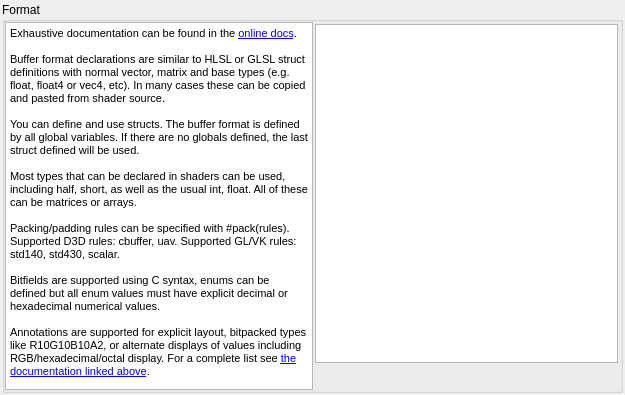
<?xml version="1.0" encoding="UTF-8"?>
<ui version="4.0">
 <class>BufferFormatSpecifier</class>
 <widget class="QWidget" name="BufferFormatSpecifier">
  <property name="geometry">
   <rect>
    <x>0</x>
    <y>0</y>
    <width>625</width>
    <height>395</height>
   </rect>
  </property>
  <property name="windowTitle">
   <string>Buffer Format</string>
  </property>
  <layout class="QGridLayout" name="gridLayout">
   <property name="leftMargin">
    <number>2</number>
   </property>
   <property name="topMargin">
    <number>2</number>
   </property>
   <property name="rightMargin">
    <number>2</number>
   </property>
   <property name="bottomMargin">
    <number>2</number>
   </property>
   <property name="horizontalSpacing">
    <number>0</number>
   </property>
   <item row="0" column="0" colspan="2">
    <widget class="QGroupBox" name="formatGroup">
     <property name="sizePolicy">
      <sizepolicy hsizetype="Expanding" vsizetype="Expanding">
       <horstretch>0</horstretch>
       <verstretch>0</verstretch>
      </sizepolicy>
     </property>
     <property name="title">
      <string>Format</string>
     </property>
     <layout class="QHBoxLayout" name="horizontalLayout_2">
      <property name="spacing">
       <number>0</number>
      </property>
      <property name="leftMargin">
       <number>0</number>
      </property>
      <property name="topMargin">
       <number>0</number>
      </property>
      <property name="rightMargin">
       <number>0</number>
      </property>
      <property name="bottomMargin">
       <number>0</number>
      </property>
      <item>
       <widget class="QTextBrowser" name="helpText">
        <property name="html">
         <string>&lt;!DOCTYPE HTML PUBLIC &quot;-//W3C//DTD HTML 4.0//EN&quot; &quot;http://www.w3.org/TR/REC-html40/strict.dtd&quot;&gt;
&lt;html&gt;&lt;head&gt;&lt;meta name=&quot;qrichtext&quot; content=&quot;1&quot; /&gt;&lt;style type=&quot;text/css&quot;&gt;
p, li { white-space: pre-wrap; }
&lt;/style&gt;&lt;/head&gt;&lt;body style=&quot; font-family:'MS Shell Dlg 2'; font-size:8.25pt; font-weight:400; font-style:normal;&quot;&gt;
&lt;p style=&quot; margin-top:0px; margin-bottom:0px; margin-left:0px; margin-right:0px; -qt-block-indent:0; text-indent:0px;&quot;&gt;&lt;span style=&quot; font-size:8pt;&quot;&gt;Exhaustive documentation can be found in the &lt;/span&gt;&lt;a href=&quot;https://renderdoc.org/docs/how/how_buffer_format.html&quot;&gt;&lt;span style=&quot; font-size:8pt; text-decoration: underline; color:#0000ff;&quot;&gt;online docs&lt;/span&gt;&lt;/a&gt;&lt;span style=&quot; font-size:8pt;&quot;&gt;.&lt;/span&gt;&lt;/p&gt;
&lt;p style=&quot;-qt-paragraph-type:empty; margin-top:0px; margin-bottom:0px; margin-left:0px; margin-right:0px; -qt-block-indent:0; text-indent:0px; font-size:8pt;&quot;&gt;&lt;br /&gt;&lt;/p&gt;
&lt;p style=&quot; margin-top:0px; margin-bottom:0px; margin-left:0px; margin-right:0px; -qt-block-indent:0; text-indent:0px;&quot;&gt;&lt;span style=&quot; font-size:8pt;&quot;&gt;Buffer format declarations are similar to HLSL or GLSL struct definitions with normal vector, matrix and base types (e.g. &lt;/span&gt;&lt;span style=&quot; font-family:'Courier New'; font-size:8pt;&quot;&gt;float&lt;/span&gt;&lt;span style=&quot; font-size:8pt;&quot;&gt;, &lt;/span&gt;&lt;span style=&quot; font-family:'Courier New'; font-size:8pt;&quot;&gt;float4&lt;/span&gt;&lt;span style=&quot; font-size:8pt;&quot;&gt; or &lt;/span&gt;&lt;span style=&quot; font-family:'Courier New'; font-size:8pt;&quot;&gt;vec4&lt;/span&gt;&lt;span style=&quot; font-size:8pt;&quot;&gt;, etc). In many cases these can be copied and pasted from shader source.&lt;/span&gt;&lt;/p&gt;
&lt;p style=&quot;-qt-paragraph-type:empty; margin-top:0px; margin-bottom:0px; margin-left:0px; margin-right:0px; -qt-block-indent:0; text-indent:0px; font-size:8pt;&quot;&gt;&lt;br /&gt;&lt;/p&gt;
&lt;p style=&quot; margin-top:0px; margin-bottom:0px; margin-left:0px; margin-right:0px; -qt-block-indent:0; text-indent:0px;&quot;&gt;&lt;span style=&quot; font-size:8pt;&quot;&gt;You can define and use structs. The buffer format is defined by all global variables. If there are no globals defined, the last struct defined will be used.&lt;/span&gt;&lt;/p&gt;
&lt;p style=&quot;-qt-paragraph-type:empty; margin-top:0px; margin-bottom:0px; margin-left:0px; margin-right:0px; -qt-block-indent:0; text-indent:0px; font-size:8pt;&quot;&gt;&lt;br /&gt;&lt;/p&gt;
&lt;p style=&quot; margin-top:0px; margin-bottom:0px; margin-left:0px; margin-right:0px; -qt-block-indent:0; text-indent:0px;&quot;&gt;&lt;span style=&quot; font-size:8pt;&quot;&gt;Most types that can be declared in shaders can be used, including half, short, as well as the usual int, float. All of these can be matrices or arrays.&lt;/span&gt;&lt;/p&gt;
&lt;p style=&quot;-qt-paragraph-type:empty; margin-top:0px; margin-bottom:0px; margin-left:0px; margin-right:0px; -qt-block-indent:0; text-indent:0px; font-size:8pt;&quot;&gt;&lt;br /&gt;&lt;/p&gt;
&lt;p style=&quot; margin-top:0px; margin-bottom:0px; margin-left:0px; margin-right:0px; -qt-block-indent:0; text-indent:0px;&quot;&gt;&lt;span style=&quot; font-size:8pt;&quot;&gt;Packing/padding rules can be specified with &lt;/span&gt;&lt;span style=&quot; font-family:'Courier New'; font-size:8pt;&quot;&gt;#pack(rules)&lt;/span&gt;&lt;span style=&quot; font-size:8pt;&quot;&gt;. Supported D3D rules: &lt;/span&gt;&lt;span style=&quot; font-family:'Courier New'; font-size:8pt;&quot;&gt;cbuffer&lt;/span&gt;&lt;span style=&quot; font-size:8pt;&quot;&gt;, &lt;/span&gt;&lt;span style=&quot; font-family:'Courier New'; font-size:8pt;&quot;&gt;uav&lt;/span&gt;&lt;span style=&quot; font-size:8pt;&quot;&gt;. Supported GL/VK rules: &lt;/span&gt;&lt;span style=&quot; font-family:'Courier New'; font-size:8pt;&quot;&gt;std140&lt;/span&gt;&lt;span style=&quot; font-size:8pt;&quot;&gt;, &lt;/span&gt;&lt;span style=&quot; font-family:'Courier New'; font-size:8pt;&quot;&gt;std430&lt;/span&gt;&lt;span style=&quot; font-size:8pt;&quot;&gt;, &lt;/span&gt;&lt;span style=&quot; font-family:'Courier New'; font-size:8pt;&quot;&gt;scalar&lt;/span&gt;&lt;span style=&quot; font-size:8pt;&quot;&gt;.&lt;/span&gt;&lt;/p&gt;
&lt;p style=&quot;-qt-paragraph-type:empty; margin-top:0px; margin-bottom:0px; margin-left:0px; margin-right:0px; -qt-block-indent:0; text-indent:0px; font-size:8pt;&quot;&gt;&lt;br /&gt;&lt;/p&gt;
&lt;p style=&quot; margin-top:0px; margin-bottom:0px; margin-left:0px; margin-right:0px; -qt-block-indent:0; text-indent:0px;&quot;&gt;&lt;span style=&quot; font-size:8pt;&quot;&gt;Bitfields are supported using C syntax, enums can be defined but all enum values must have explicit decimal or hexadecimal numerical values.&lt;/span&gt;&lt;/p&gt;
&lt;p style=&quot;-qt-paragraph-type:empty; margin-top:0px; margin-bottom:0px; margin-left:0px; margin-right:0px; -qt-block-indent:0; text-indent:0px; font-size:8pt;&quot;&gt;&lt;br /&gt;&lt;/p&gt;
&lt;p style=&quot; margin-top:0px; margin-bottom:0px; margin-left:0px; margin-right:0px; -qt-block-indent:0; text-indent:0px;&quot;&gt;&lt;span style=&quot; font-size:8pt;&quot;&gt;Annotations are supported for explicit layout, bitpacked types like R10G10B10A2, or alternate displays of values including RGB/hexadecimal/octal display. For a complete list see &lt;/span&gt;&lt;a href=&quot;https://renderdoc.org/docs/how/how_buffer_format.html&quot;&gt;&lt;span style=&quot; font-size:8pt; text-decoration: underline; color:#0000ff;&quot;&gt;the documentation linked above&lt;/span&gt;&lt;/a&gt;&lt;span style=&quot; font-size:8pt;&quot;&gt;.&lt;/span&gt;&lt;/p&gt;&lt;/body&gt;&lt;/html&gt;</string>
        </property>
        <property name="textInteractionFlags">
         <set>Qt::TextSelectableByKeyboard|Qt::TextSelectableByMouse|Qt::LinksAccessibleByMouse|Qt::LinksAccessibleByKeyboard</set>
        </property>
        <property name="openExternalLinks">
         <bool>true</bool>
        </property>
       </widget>
      </item>
      <item>
       <widget class="QWidget" name="savedContainer" native="true">
        <layout class="QVBoxLayout" name="verticalLayout">
         <property name="spacing">
          <number>2</number>
         </property>
         <property name="leftMargin">
          <number>2</number>
         </property>
         <property name="topMargin">
          <number>2</number>
         </property>
         <property name="rightMargin">
          <number>2</number>
         </property>
         <property name="bottomMargin">
          <number>2</number>
         </property>
         <item>
          <widget class="RDTreeWidget" name="savedList">
           <property name="horizontalScrollBarPolicy">
            <enum>Qt::ScrollBarAlwaysOff</enum>
           </property>
           <property name="sizeAdjustPolicy">
            <enum>QAbstractScrollArea::AdjustIgnored</enum>
           </property>
           <property name="editTriggers">
            <set>QAbstractItemView::AnyKeyPressed|QAbstractItemView::DoubleClicked|QAbstractItemView::EditKeyPressed|QAbstractItemView::SelectedClicked</set>
           </property>
           <property name="showDropIndicator" stdset="0">
            <bool>false</bool>
           </property>
           <property name="selectionMode">
            <enum>QAbstractItemView::SingleSelection</enum>
           </property>
           <property name="selectionBehavior">
            <enum>QAbstractItemView::SelectRows</enum>
           </property>
           <property name="indentation">
            <number>0</number>
           </property>
           <property name="rootIsDecorated">
            <bool>false</bool>
           </property>
           <property name="itemsExpandable">
            <bool>false</bool>
           </property>
          </widget>
         </item>
         <item>
          <layout class="QHBoxLayout" name="horizontalLayout_3">
           <property name="spacing">
            <number>2</number>
           </property>
           <property name="topMargin">
            <number>0</number>
           </property>
           <item>
            <widget class="QToolButton" name="showHelp">
             <property name="toolTip">
              <string>Show buffer definition help</string>
             </property>
             <property name="icon">
              <iconset resource="../Resources/resources.qrc">
               <normaloff>:/help.png</normaloff>:/help.png</iconset>
             </property>
             <property name="checkable">
              <bool>true</bool>
             </property>
             <property name="autoRaise">
              <bool>true</bool>
             </property>
            </widget>
           </item>
           <item>
            <spacer name="horizontalSpacer_2">
             <property name="orientation">
              <enum>Qt::Horizontal</enum>
             </property>
             <property name="sizeType">
              <enum>QSizePolicy::Expanding</enum>
             </property>
             <property name="sizeHint" stdset="0">
              <size>
               <width>0</width>
               <height>0</height>
              </size>
             </property>
            </spacer>
           </item>
           <item>
            <widget class="QToolButton" name="delDef">
             <property name="toolTip">
              <string>Delete selected structure definition</string>
             </property>
             <property name="icon">
              <iconset resource="../Resources/resources.qrc">
               <normaloff>:/del.png</normaloff>:/del.png</iconset>
             </property>
             <property name="autoRaise">
              <bool>true</bool>
             </property>
            </widget>
           </item>
           <item>
            <widget class="QToolButton" name="saveDef">
             <property name="toolTip">
              <string>Update selected with current structure definition</string>
             </property>
             <property name="icon">
              <iconset resource="../Resources/resources.qrc">
               <normaloff>:/save.png</normaloff>:/save.png</iconset>
             </property>
             <property name="autoRaise">
              <bool>true</bool>
             </property>
            </widget>
           </item>
           <item>
            <widget class="QToolButton" name="loadDef">
             <property name="toolTip">
              <string>Load selected structure definition</string>
             </property>
             <property name="icon">
              <iconset resource="../Resources/resources.qrc">
               <normaloff>:/action_hover.png</normaloff>:/action_hover.png</iconset>
             </property>
             <property name="autoRaise">
              <bool>true</bool>
             </property>
            </widget>
           </item>
          </layout>
         </item>
        </layout>
       </widget>
      </item>
     </layout>
    </widget>
   </item>
  </layout>
 </widget>
 <customwidgets>
  <customwidget>
   <class>RDTreeWidget</class>
   <extends>QTreeView</extends>
   <header>Widgets/Extended/RDTreeWidget.h</header>
  </customwidget>
 </customwidgets>
 <resources>
  <include location="../Resources/resources.qrc"/>
 </resources>
 <connections/>
</ui>
